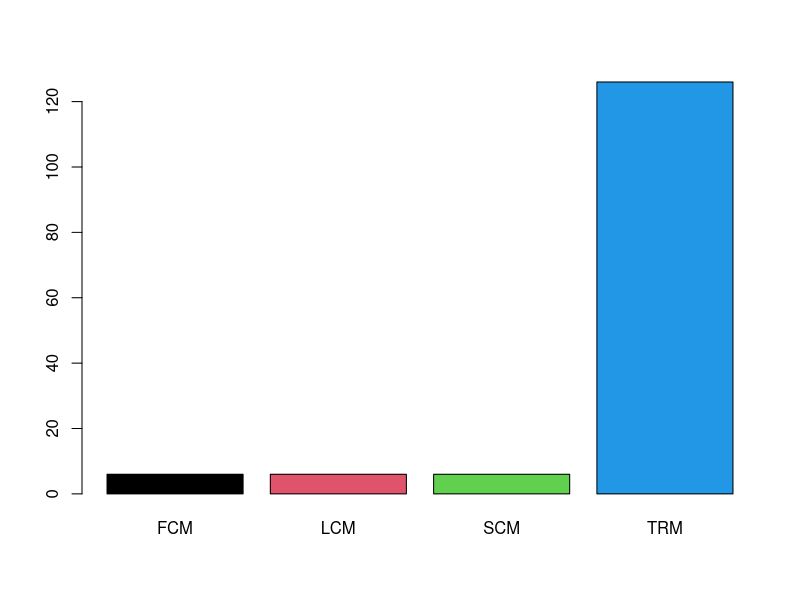
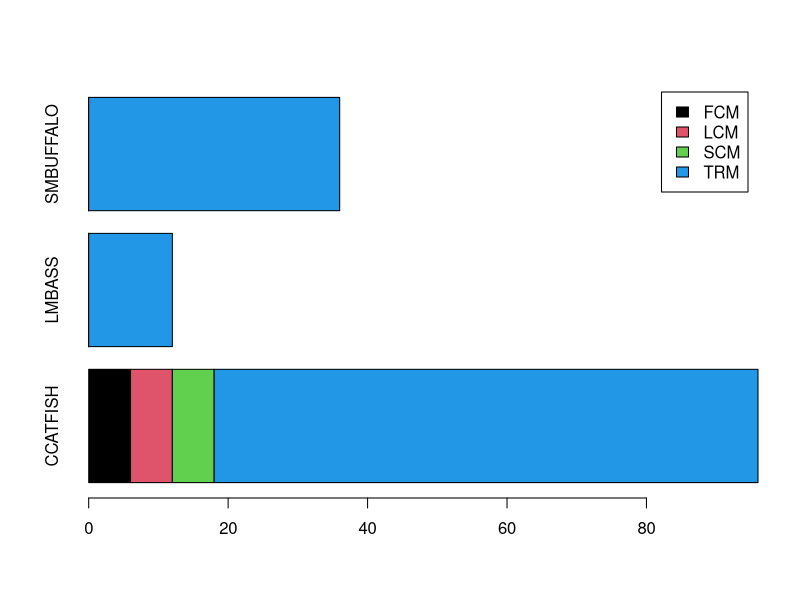

These charts were generated, in order, by the following R code:
## ---- chunk 1
knitr::opts_chunk$set(echo = TRUE)
## ---- chunk 2
getwd()
## ---- chunk 3
ddt <- read.csv("DDT.csv")
head(ddt)
## ---- chunk 4
table(ddt$SPECIES)
## ---- chunk 5
ddtLMB800=with(ddt, ddt[WEIGHT>800 & SPECIES=="LMBASS",])
head(ddtLMB800)
## ---- chunk 6
ddtSCM4=with(ddt, ddt[DDT>4.0 & RIVER=="SCM",])
head(ddtSCM4)
## ---- chunk 7
mean(ddt$LENGTH)
## ---- chunk 8
sd(ddt$WEIGHT)
## ---- chunk 9
table(ddt$RIVER)
## ---- chunk 10
barplot(table(ddt$RIVER), col = 1:4)
## ---- chunk 11
table(ddt$RIVER,ddt$SPECIES)
## ---- chunk 12
barplot(table(ddt$RIVER,ddt$SPECIES), col = 1:5,horiz = TRUE,legend.text = TRUE)
